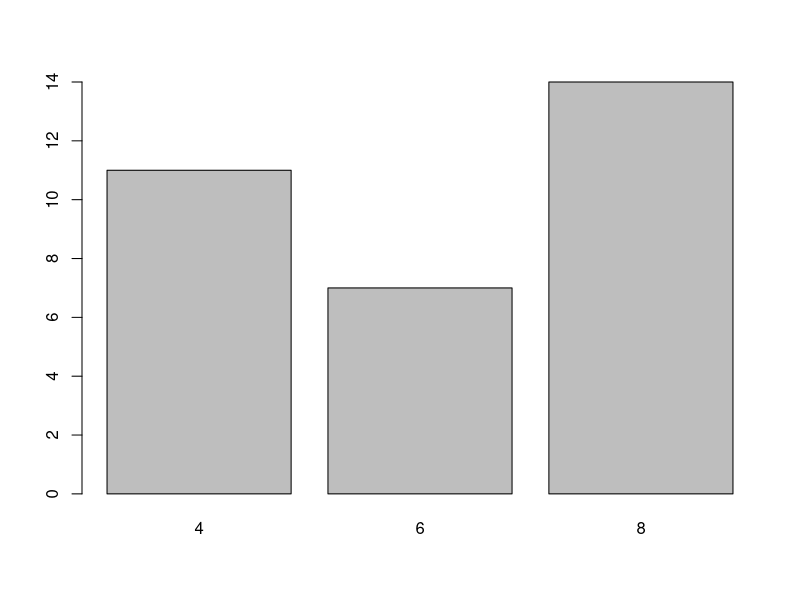
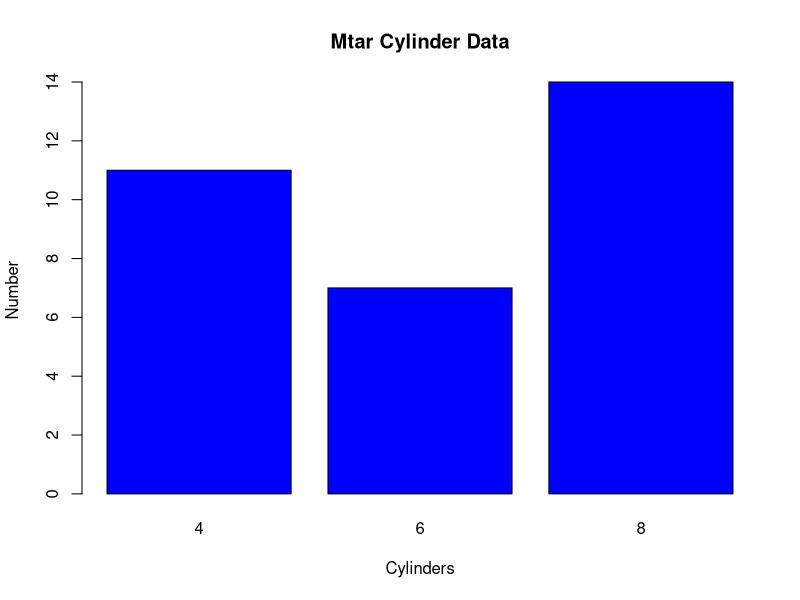

Generate these figures, in order, with R:
# get documentation on mtcars data frame
?mtcars

# show first 6 rows of data in mtcars
head(mtcars)

# get documentation on barplot function
# the barplot function may be used to produce 
# barcharts
?barplot

# reformet the cylinder data in mtcars so that
# instead of it being in the data frame, it will
# be in a table
# 1. barplot works better with tables than it
# does data frames
# 2. the created table will be stored in an object

# get R documentation on table function
?table

#create table and store it in an object
cylinders <- table(mtcars$cyl)

#give bar plot function cylinders object
# x-axis is telling us the differnet types of cylinders
# y-axis is telling us the number of data points in each type of cylinder
barplot(cylinders)

#give bar plot function the cylinders object
# and options
barplot(cylinders,
    col = "blue", #Blue bar color
    main = "Mtar Cylinder Data", # main title
    xlab = "Cylinders",  # x-axis label
    ylab = "Number"  # y-axis label
)

#clear the cylinders object from the global environment
rm(list = ls())
